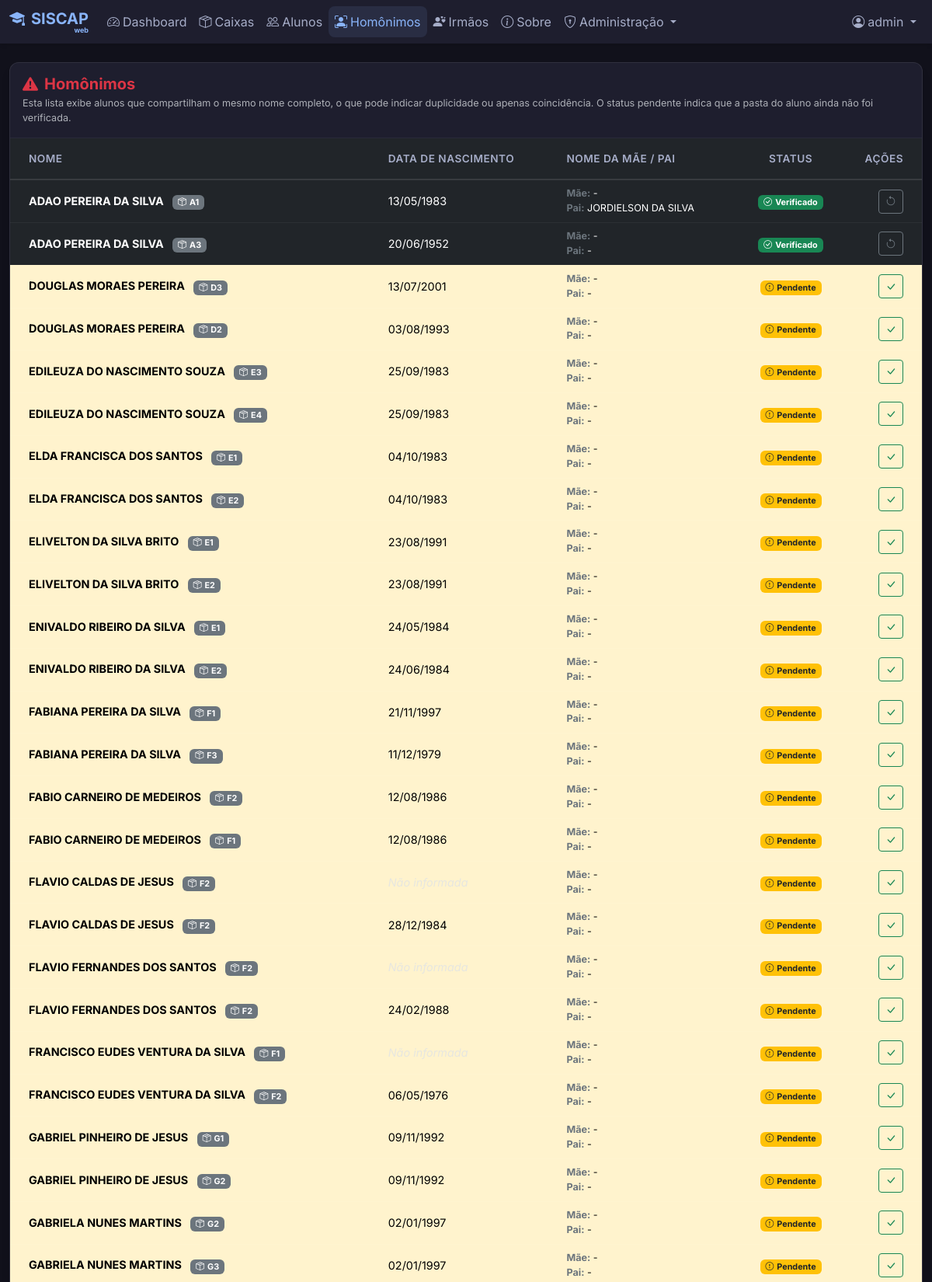
The app's page /homonimos (signed in, upper part) with its own data.
### models.py (models this page shows, shortened)
class User(UserMixin, db.Model):
    id = db.Column(db.Integer, primary_key=True)
    username = db.Column(db.String(80), unique=True, nullable=False)
    full_name = db.Column(db.String(120), nullable=True) # "Nome"
    cpf = db.Column(db.String(14), unique=True, nullable=True) # Formatted CPF 000.000.000-00
    email = db.Column(db.String(120), unique=True, nullable=True)
    password_hash = db.Column(db.String(200), nullable=False)
    role = db.Column(db.String(20), default='Usuário')
    active = db.Column(db.Boolean, default=True)

class Aluno(db.Model):
    id = db.Column(db.Integer, primary_key=True)
    nome = db.Column(db.String(100), nullable=False)
    data_nascimento = db.Column(db.Date, nullable=True)
    nome_mae = db.Column(db.String(100), nullable=True)
    nome_pai = db.Column(db.String(100), nullable=True)
    caixa_id = db.Column(db.Integer, db.ForeignKey('caixa.id'), nullable=False)
    ativo = db.Column(db.Boolean, default=False)
    homonimo_verificado = db.Column(db.Boolean, default=False)
    created_by_id = db.Column(db.Integer, db.ForeignKey('user.id'), nullable=True)
    caixa = db.relationship('Caixa', backref=db.backref('alunos', lazy=True))
    created_by = db.relationship('User', backref=db.backref('created_students', lazy=True))

class Caixa(db.Model):
    id = db.Column(db.Integer, primary_key=True)
    letra = db.Column(db.String(1), nullable=False)
    numero = db.Column(db.Integer, nullable=False)
    __table_args__ = (db.UniqueConstraint('letra', 'numero', name='_letra_numero_uc'),)
    @property
    def nome_formatado(self):
        return f"{self.letra}{self.numero}"

### app.py (the view)
@app.route('/homonimos')
@login_required
def homonimos():
    subquery = db.session.query(Aluno.nome).group_by(Aluno.nome).having(func.count(Aluno.nome) > 1).subquery()
    homonimos = Aluno.query.filter(Aluno.nome.in_(subquery)).order_by(Aluno.nome).all()
    return render_template('homonimos.html', homonimos=homonimos)

### app.py (called while the page is built, shortened)
def cleanup_old_exports():
    global last_cleanup_time
    now = get_local_time()
    if last_cleanup_time and (now - last_cleanup_time) < timedelta(hours=1):
        return
    try:
        downloads_folder = os.path.join(app.root_path, 'static', 'downloads')
        if not os.path.exists(downloads_folder):
            return
    except Exception as e:
        print(f"Erro na rotina de limpeza de exportações: {e}")

def create_app(config_class=DevelopmentConfig):
    if os.environ.get('FLASK_ENV') == 'production':
        config_class = ProductionConfig
    app = Flask(__name__)
    app.config.from_object(config_class)
    app.config['PERMANENT_SESSION_LIFETIME'] = timedelta(minutes=10)
    db.init_app(app)
    login_manager = LoginManager()
    login_manager.login_view = 'login'
    login_manager.login_message = ''
    login_manager.login_message_category = 'info'
    login_manager.init_app(app)
    @login_manager.user_loader
    def load_user(user_id):
        return User.query.get(int(user_id))
    return app, login_manager

@app.context_processor
def inject_system_config():
    return dict(system_config=SystemConfig.query.first())

@app.before_request
def check_admin_access():
    admin_routes = ['/usuarios', '/configuracoes', '/importacoes', '/auditoria', '/usuarios/gerenciar']
    if request.path in admin_routes or request.path.startswith('/usuarios/'):
        if current_user.is_authenticated and current_user.role != 'Administrador':
            flash('Acesso negado. Apenas administradores podem acessar esta área.', 'error')
            return redirect(url_for('dashboard'))

### models.py (called while the page is built)
def get_local_time():
    return datetime.now(timezone(timedelta(hours=-3)))

### templates/homonimos.html (shortened to what this page needs)
{% extends 'base.html' %}
{% block content %}
<div style="font-size: 0.9rem;">
    <div class="card shadow-sm border-0">
        <div class="card-header bg-transparent py-3 border-bottom-0">
            <h5 class="card-title fw-bold text-danger mb-0">
                <i class="bi bi-exclamation-triangle-fill me-2"></i>Homônimos
            </h5>
            <p class="card-text text-muted small mt-1 mb-0">Esta lista exibe alunos que compartilham o mesmo nome
                completo,
                o que pode indicar duplicidade ou apenas coincidência. O status pendente indica que a pasta do aluno
                ainda não foi verificada.</p>
        </div>
        <div class="card-body p-0">
            <div class="table-responsive">
                <table class="table table-hover align-middle mb-0">
                    <thead class="bg-light">
                        <tr>
                            <th class="ps-4 py-3">Nome</th>
                            <th class="py-3">Data de Nascimento</th>
                            <th class="py-3">Nome da Mãe / Pai</th>
                            <th class="py-3 text-center">Status</th>
                            <th class="py-3 text-end pe-4">Ações</th>
                        </tr>
                    </thead>
                    <tbody>
                        {% for aluno in homonimos %}
                        <tr class="{% if not aluno.homonimo_verificado %}table-warning{% endif %}">
                            <td class="ps-4 fw-bold">
                                {{ aluno.nome }}
                                {% if aluno.caixa %}
                                <span class="badge bg-secondary ms-2" title="Caixa da Pasta">
                                    <i class="bi bi-box-seam me-1"></i>{{ aluno.caixa.nome_formatado }}
                                </span>
                                {% endif %}
                            </td>
                            <td>{{ aluno.data_nascimento.strftime('%d/%m/%Y') if aluno.data_nascimento else '<span
                                    class="text-muted fst-italic">Não informada</span>' | safe }}</td>
                            <td>
                                <div class="small"><span class="text-secondary fw-bold">Mãe:</span> {{ aluno.nome_mae or
                                    '-' }}
                                </div>
                                <div class="small"><span class="text-secondary fw-bold">Pai:</span> {{ aluno.nome_pai or
                                    '-' }}
                                </div>
                            </td>
                            <td class="text-center">
                                {% if aluno.homonimo_verificado %}
                                <span class="badge bg-success"><i class="bi bi-check-circle me-1"></i>Verificado</span>
                                {% else %}
                                <span class="badge bg-warning text-dark"><i
                                        class="bi bi-exclamation-circle me-1"></i>Pendente</span>
                                {% endif %}
                            </td>
                            <td class="text-end pe-4">
                                {% if not aluno.homonimo_verificado %}
                                <a href="{{ url_for('verificar_homonimo', id=aluno.id) }}"
                                    class="btn btn-sm btn-outline-success" title="Marcar como Verificado">
                                    <i class="bi bi-check-lg"></i>
                                </a>
                                {% else %}
                                <a href="{{ url_for('verificar_homonimo', id=aluno.id) }}"
                                    class="btn btn-sm btn-outline-secondary" title="Desmarcar Verificação">
                                    <i class="bi bi-arrow-counterclockwise"></i>
                                </a>
                                {% endif %}
                            </td>
                        </tr>
                        {% endfor %}
                    </tbody>
                </table>
            </div>
        </div>
    </div>
</div>
{% endblock %}

### templates/base.html (shortened to what this page needs)
<!DOCTYPE html>
<html lang="pt-BR" data-bs-theme="dark">
<head>
    <link href="https://cdn.jsdelivr.net/npm/bootstrap@5.3.2/dist/css/bootstrap.min.css" rel="stylesheet"
>
    <link rel="stylesheet" href="https://cdn.jsdelivr.net/npm/bootstrap-icons@1.11.1/font/bootstrap-icons.css">
    <link rel="stylesheet" href="{{ url_for('static', filename='css/style.css') }}">
</head>
<body>
    {% if current_user.is_authenticated %}
    <nav class="navbar navbar-expand-lg navbar-dark sticky-top mb-4">
        <div class="container-fluid">
            <a class="navbar-brand d-inline-flex flex-column align-items-end" style="line-height: 1;"
                href="{{ url_for('dashboard') }}">
                <div><i class="bi bi-mortarboard-fill me-2"></i>SISCAP</div>
                <span style="font-size: 45%;">web</span>
            </a>
            <div class="collapse navbar-collapse" id="navbarNav">
                <ul class="navbar-nav me-auto mb-2 mb-lg-0">
                    <li class="nav-item">
                        <a class="nav-link {% if request.path == '/' %}active{% endif %}"
                            href="{{ url_for('dashboard') }}">
                            <i class="bi bi-speedometer2 me-1"></i>Dashboard
                        </a>
                    </li>
                    <li class="nav-item">
                        <a class="nav-link {% if request.path == '/caixas' %}active{% endif %}"
                            href="{{ url_for('caixas') }}">
                            <i class="bi bi-box-seam me-1"></i>Caixas
                        </a>
                    </li>
                    <li class="nav-item">
                        <a class="nav-link {% if request.path.startswith('/alunos') %}active{% endif %}"
                            href="{{ url_for('alunos') }}">
                            <i class="bi bi-people me-1"></i>Alunos
                        </a>
                    </li>
                    <li class="nav-item">
                        <a class="nav-link {% if request.path == '/homonimos' %}active{% endif %}"
                            href="{{ url_for('homonimos') }}">
                            <i class="bi bi-person-bounding-box me-1"></i>Homônimos
                        </a>
                    </li>
                    <li class="nav-item">
                        <a class="nav-link {% if request.path == '/irmaos' %}active{% endif %}"
                            href="{{ url_for('irmaos') }}">
                            <i class="bi bi-person-hearts me-1"></i>Irmãos
                        </a>
                    </li>
                    <li class="nav-item">
                        <a class="nav-link {% if request.path == '/sobre' %}active{% endif %}"
                            href="{{ url_for('sobre') }}">
                            <i class="bi bi-info-circle me-1"></i>Sobre
                        </a>
                    </li>
                    {% if current_user.role == 'Administrador' %}
                    <li class="nav-item dropdown">
                        <a class="nav-link dropdown-toggle {% if request.path in ['/usuarios', '/configuracoes', '/importacoes', '/auditoria', '/exportar-alunos'] %}active{% endif %}"
                            href="#" id="adminDropdown" role="button" data-bs-toggle="dropdown" aria-expanded="false">
                            <i class="bi bi-shield-lock me-1"></i>Administração
                        </a>
                    </li>
                    {% endif %}
                </ul>
                <ul class="navbar-nav">
                    <li class="nav-item dropdown">
                        <a class="nav-link dropdown-toggle" href="#" id="userDropdown" role="button"
                            data-bs-toggle="dropdown" aria-expanded="false">
                            <i class="bi bi-person-circle me-1"></i>{{ current_user.username }}
                        </a>
                    </li>
                </ul>
            </div>
        </div>
    </nav>
    {% endif %}
    <div class="container-fluid">
        <main class="main-content">
            {% block content %}{% endblock %}
        </main>
    </div>
    <div class="toast-container position-fixed top-0 end-0 p-3" style="z-index: 1055;">
    </div>
</body>
</html>

### static/css/style.css (style rules this page uses)
body { background-color: #11111b !important; color: #cdd6f4 !important; }
.nav-link { color: #a6adc8 !important; }
.nav-link:hover, .nav-link.active { background-color: rgba(137, 180, 250, 0.1) !important; color: #89b4fa !important; border-radius: 8px; }
.card { background-color: #1e1e2e !important; border: 1px solid rgba(255, 255, 255, 0.08) !important; box-shadow: 0 10px 15px -3px rgba(0, 0, 0, 0.1), 0 4px 6px -2px rgba(0, 0, 0, 0.05) !important; border-radius: 12px !important; }
.card-header { background-color: transparent !important; border-bottom: 1px solid rgba(255, 255, 255, 0.05) !important; padding-bottom: 15px !important; padding-top: 15px !important; }
.table { color: #cdd6f4 !important; }
.table th { border-bottom: 2px solid rgba(255, 255, 255, 0.1) !important; color: #a6adc8 !important; font-weight: 600; text-transform: uppercase; font-size: 0.85rem; letter-spacing: 0.5px; }
.table td { border-bottom: 1px solid rgba(255, 255, 255, 0.05) !important; }

### templates/base.html (style rules this page uses)
body { font-family: 'Inter', sans-serif; min-height: 100vh; background-color: #11111b; }
.navbar { background-color: #1e1e2e; box-shadow: 0 2px 5px rgba(0, 0, 0, 0.1); }
.nav-link { color: rgba(255, 255, 255, 0.7); transition: all 0.3s; }
.nav-link:hover, .nav-link.active { color: #89b4fa; }
.navbar-brand { color: #89b4fa !important; font-weight: 700; }
.card { background-color: #1e1e2e; border: 1px solid rgba(255, 255, 255, 0.05); box-shadow: 0 4px 6px rgba(0, 0, 0, 0.1); }

### records on screen
User: username "admin"
Aluno: nome "ADAO PEREIRA DA SILVA", caixa.nome_formatado "A1", data_nascimento "13/05/1983", nome_mae "-", nome_pai "JORDIELSON DA SILVA", homonimo_verificado True (drawn)
Aluno: nome "ADAO PEREIRA DA SILVA", caixa.nome_formatado "A3", data_nascimento "20/06/1952", nome_mae "-", nome_pai "-", homonimo_verificado True (drawn)
Caixa: caixa.nome_formatado "D3"
Caixa: caixa.nome_formatado "D2"
Aluno: nome "EDILEUZA DO NASCIMENTO SOUZA", caixa.nome_formatado "E3", data_nascimento "25/09/1983", nome_mae "-", nome_pai "-", homonimo_verificado False (drawn), caixa.nome_formatado "E4", shows "Pendente"
Aluno: nome "ELDA FRANCISCA DOS SANTOS", caixa.nome_formatado "E1", data_nascimento "04/10/1983", nome_mae "-", nome_pai "-", homonimo_verificado False (drawn)
Aluno: nome "ELDA FRANCISCA DOS SANTOS", caixa.nome_formatado "E2", data_nascimento "04/10/1983", nome_mae "-", nome_pai "-", homonimo_verificado False (drawn)
Aluno: nome "ELIVELTON DA SILVA BRITO", caixa.nome_formatado "E1", data_nascimento "23/08/1991", nome_mae "-", nome_pai "-", homonimo_verificado False (drawn)
Aluno: nome "ELIVELTON DA SILVA BRITO", caixa.nome_formatado "E2", data_nascimento "23/08/1991", nome_mae "-", nome_pai "-", homonimo_verificado False (drawn)
Aluno: nome "ENIVALDO RIBEIRO DA SILVA", caixa.nome_formatado "E1", data_nascimento "24/05/1984", nome_mae "-", nome_pai "-", homonimo_verificado False (drawn)
Aluno: nome "ENIVALDO RIBEIRO DA SILVA", caixa.nome_formatado "E2", data_nascimento "24/06/1984", nome_mae "-", nome_pai "-", homonimo_verificado False (drawn)
Aluno: nome "FABIANA PEREIRA DA SILVA", caixa.nome_formatado "F1", data_nascimento "21/11/1997", nome_mae "-", nome_pai "-", homonimo_verificado False (drawn)
Caixa: caixa.nome_formatado "F3"
Aluno: nome "FABIO CARNEIRO DE MEDEIROS", caixa.nome_formatado "F2", data_nascimento "12/08/1986", nome_mae "-", nome_pai "-", homonimo_verificado False (drawn)
Aluno: nome "FABIO CARNEIRO DE MEDEIROS", caixa.nome_formatado "F1", data_nascimento "12/08/1986", nome_mae "-", nome_pai "-", homonimo_verificado False (drawn)
Aluno: nome "FLAVIO CALDAS DE JESUS", caixa.nome_formatado "F2", nome_mae "-", nome_pai "-", homonimo_verificado False (drawn)
Caixa: caixa.nome_formatado "F2" "F2"
Aluno: nome "FLAVIO FERNANDES DOS SANTOS", caixa.nome_formatado "F2", nome_mae "-", nome_pai "-", homonimo_verificado False (drawn)
Aluno: nome "FLAVIO FERNANDES DOS SANTOS", caixa.nome_formatado "F2", data_nascimento "24/02/1988", nome_mae "-", nome_pai "-", homonimo_verificado False (drawn)
Aluno: nome "FRANCISCO EUDES VENTURA DA SILVA", caixa.nome_formatado "F1", nome_mae "-", nome_pai "-", homonimo_verificado False (drawn)
Aluno: nome "GABRIEL PINHEIRO DE JESUS", caixa.nome_formatado "G1", data_nascimento "09/11/1992", nome_mae "-", nome_pai "-", homonimo_verificado False (drawn)
Aluno: nome "GABRIEL PINHEIRO DE JESUS", caixa.nome_formatado "G2", data_nascimento "09/11/1992", nome_mae "-", nome_pai "-", homonimo_verificado False (drawn)
Aluno: nome "GABRIELA NUNES MARTINS", caixa.nome_formatado "G2", data_nascimento "02/01/1997", nome_mae "-", nome_pai "-", homonimo_verificado False (drawn), caixa.nome_formatado "G3", shows "Pendente"

### other values on screen
{{ aluno.nome }} "DOUGLAS MORAES PEREIRA" "DOUGLAS MORAES PEREIRA" "FABIANA PEREIRA DA SILVA" "FLAVIO CALDAS DE JESUS" "FRANCISCO EUDES VENTURA DA SILVA"
{{ aluno.nome_mae or
                                    '-' }} "-" "-" "-" "-" "-"
{{ aluno.nome_pai or
                                    '-' }} "-" "-" "-" "-" "-"
